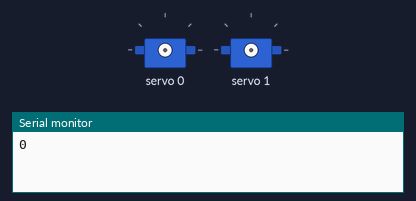
The sketch below on a simulated Arduino Mega 2560, built with avr-gcc and run on an emulated ATmega2560. Shown: 2 × servo, the last lines printed to the serial monitor.

Above: at 0.05 s.
At 1.15 s:
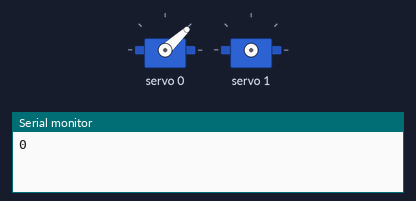
At 2.0 s:
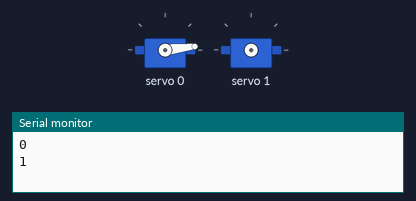
At 2.85 s:
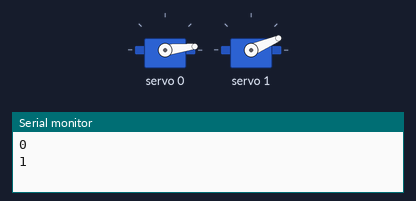
Timing chart, 0 to 7.7 s (numbered marks = the images above):
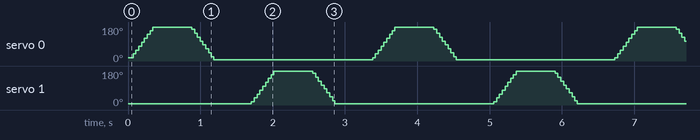

Measured:
- by itself, servo 0: repeats every 3.3 s: 58° 0.04 s, 79° 0.04 s, 100° 0.04 s, 120° 0.04 s, 141° 0.04 s, 161° 0.04 s, 180° 0.54 s, 167° 0.04 s, 146° 0.04 s, 126° 0.04 s, 105° 0.04 s, 85° 0.04 s, 64° 0.04 s, 43° 0.04 s, 23° 0.03 s, 7° 2.2 s, 6° 0.02 s, 17° 0.04 s, 38° 0.04 s
- by itself, servo 1: repeats every 3.3 s: 38° 0.04 s, 58° 0.04 s, 79° 0.04 s, 100° 0.04 s, 120° 0.04 s, 141° 0.04 s, 161° 0.04 s, 180° 0.54 s, 167° 0.04 s, 146° 0.04 s, 126° 0.04 s, 105° 0.04 s, 85° 0.04 s, 64° 0.04 s, 43° 0.04 s, 23° 0.03 s, 7° 2.2 s, 6° 0.02 s, 17° 0.04 s

The sketch:

receiver_arduino.ino
```cpp
#include <Wire.h>
#include <Adafruit_PWMServoDriver.h>

String r;

//use the default address 0x40
Adafruit_PWMServoDriver pwm = Adafruit_PWMServoDriver();

#define SERVOMIN  150 // this is the 'minimum' pulse length count (out of 4096)
#define SERVOMAX  600 // this is the 'maximum' pulse length count (out of 4096)

// our servo # counter
uint8_t servonum = 0;

void setup() {
  Serial.begin(9600);
  pwm.begin();
  pwm.setPWMFreq(60);  // Analog servos run at ~60 Hz updates
  delay(10);
}

void setServoPulse(uint8_t n, double pulse) {
  double pulselength;

  pulselength = 1000000;   // 1,000,000 us per second
  pulselength /= 60;   // 60 Hz
  Serial.print(pulselength); Serial.println(" us per period");
  pulselength /= 4096;  // 12 bits of resolution
  Serial.print(pulselength); Serial.println(" us per bit");
  pulse *= 1000000;  // convert to us
  pulse /= pulselength;
  Serial.println(pulse);
  pwm.setPWM(n, 0, pulse);
}

void loop() {
  // Drive each servo one at a time
  Serial.println(servonum);
  for (uint16_t pulselen = SERVOMIN; pulselen < SERVOMAX; pulselen++) {
    pwm.setPWM(servonum, 0, pulselen);
  }

  delay(500);
  for (uint16_t pulselen = SERVOMAX; pulselen > SERVOMIN; pulselen--) {
    pwm.setPWM(servonum, 0, pulselen);
  }

  delay(500);
  servonum ++;
  if (servonum > 1) servonum = 0;

  /*
  if(Serial.available()){
    //from RPi to Mega
    //convert chars to string
    r =  String(Serial.read() - '0');

    Serial.println(r);
  }
  */
}
```
